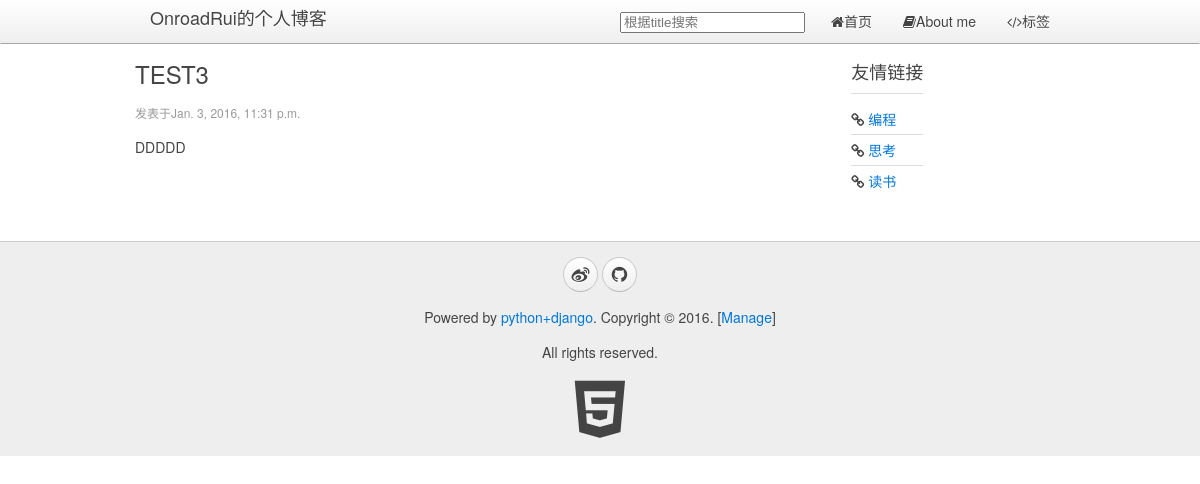
/ruiblog/4/, run on the app's committed database.
### ruiblog/models.py (models this page shows, shortened)
class BlogsPost(models.Model):
    title = models.CharField(max_length = 150)
    category = models.CharField(max_length=50,blank=True)
    summary = models.CharField(max_length=100,blank=True)
    body = models.TextField()
    timestamp = models.DateTimeField()
    def get_absolute_url(self):
        path = reverse('ruiblog:detail',args=(self.id,))
        print('the path is %s'%path)
        return "http://127.0.0.1/ruiblog/%s"%path

### ruiblog/views.py (the view)
# urls.py: url(r'^(?P<pk>\d+)/$','ruiblog.views.detail',name='detail'),
def detail(request,pk):
    try:
        print('hello')
        blog = BlogsPost.objects.get(pk=pk)
        summary = blog.body.__str__()
        summ = summary[0:5]
        print(summ)
    except BlogsPost.DoesNotExist:
        raise Http404
    return render(request,'blog.html',{'blog':blog})

### ruiblog/templatetags/custom_markdown.py (called while the page is built)
@register.filter(is_safe=True)  #注册template filter
@stringfilter  #希望字符串作为参数
def custom_markdown(value):
    return mark_safe(markdown.markdown(value,extensions = ['markdown.extensions.fenced_code', 'markdown.extensions.codehilite'], safe_mode=True, enable_attributes=False))

### ruiblog/templates/blog.html (shortened to what this page needs)
{% extends 'base.html' %}
{% load custom_markdown %}
{% block content %}
    <div class="uk-width-medium-3-4">
        <article class="uk-article">
            <h2>{{blog.title }}</h2>
            <p class="uk-article-meta">发表于{{blog.timestamp }}</p>
            <p>{{ blog.body|custom_markdown }}</p>
        </article>
    </div>
        <div class="uk-panel uk-panel-header">
            <h3 class="uk-panel-title">友情链接</h3>
            <ul class="uk-list uk-list-line">
                <li><i class="uk-icon-link"></i> <a href="#">编程</a></li>
                <li><i class="uk-icon-link"></i> <a href="#">思考</a></li>
                <li><i class="uk-icon-link"></i> <a href="#">读书</a></li>
            </ul>
        </div>
{% endblock %}

### data on the page
BlogsPost: title "TEST3", timestamp "Jan. 3, 2016, 11:31 p.m.", body|custom_markdown "DDDDD"
